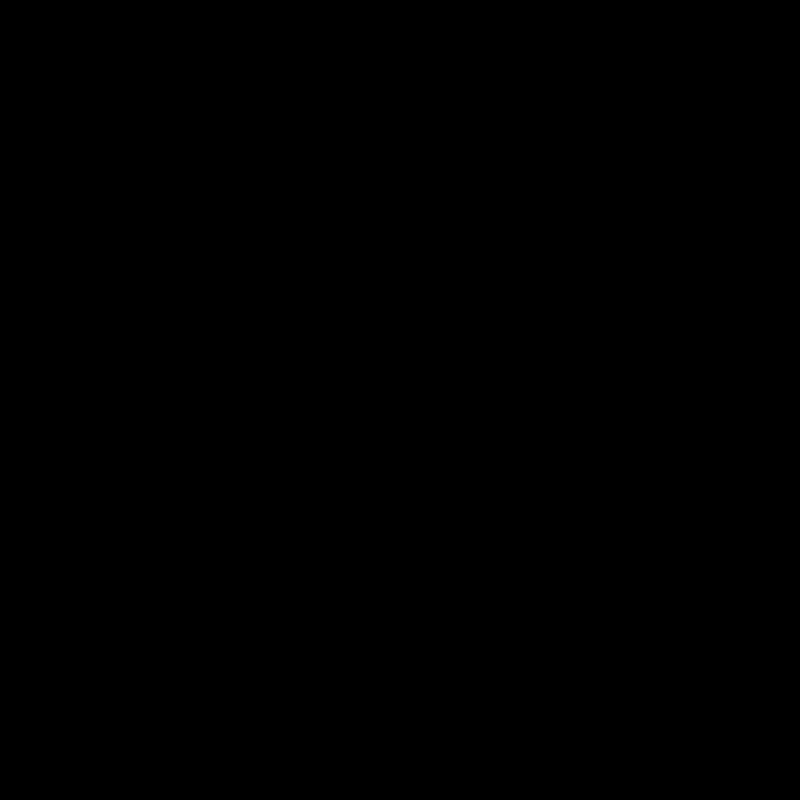
Frame 1 (no input)
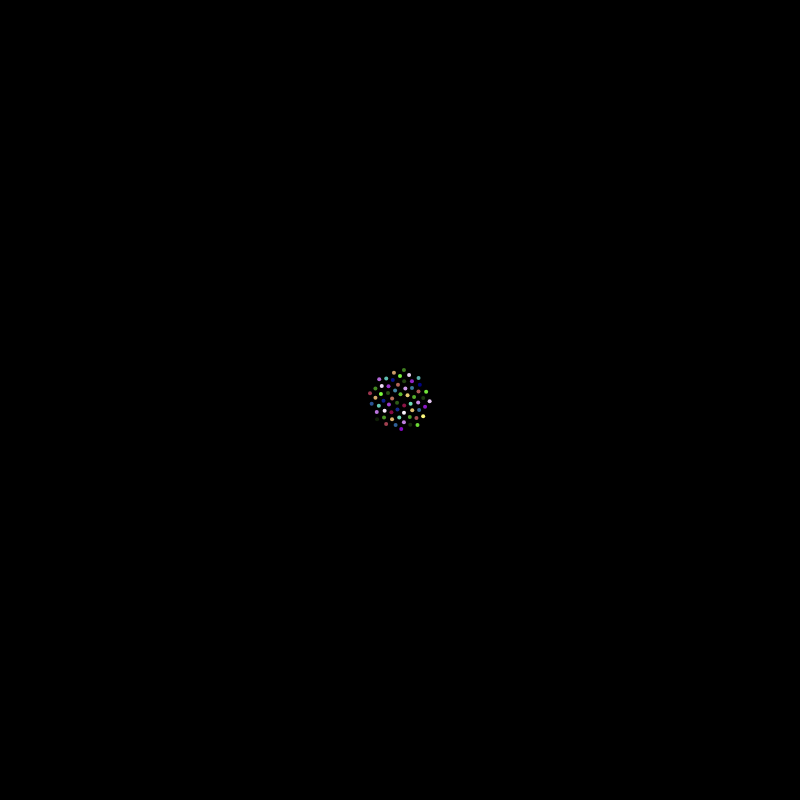
Frame 60 (no input)
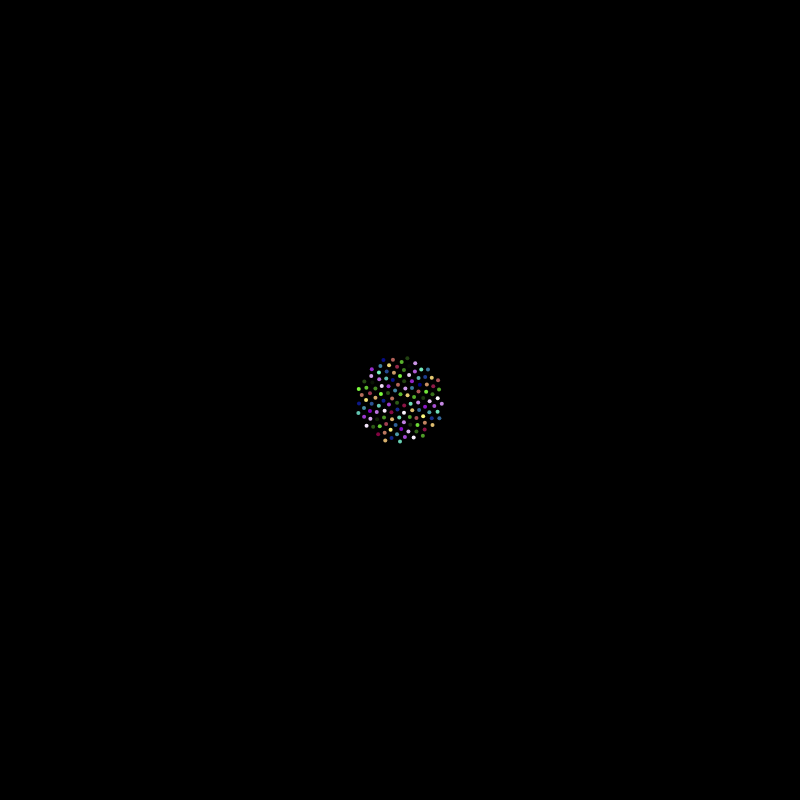
Frame 120 (the mouse pressed at the canvas centre since frame 60)

The p5.js sketch that drew these frames (run headless with seeded random() and noise() and a simulated clock; from frame 60 on, the mouse is pressed at the canvas centre):

// p5.js sketch
// ── sketch.js
var n = 0;
var c = 4;

function setup() {
    createCanvas(800, 800);
    angleMode(DEGREES);
    //colorMode(HSB); 
    background(0);
}

function draw() {
    var a = n * 137.5;
    var r = c * sqrt(n);
    
    var x = r * cos(a) + width/2;
    var y = r * sin(a) + height/2;
    
    //fill(n % 256, 155, 200);
    fill(46*n%256, 92*n%256, 23*n%256)
    noStroke();
    ellipse(x, y, 4, 4);
    
    n++;
}
